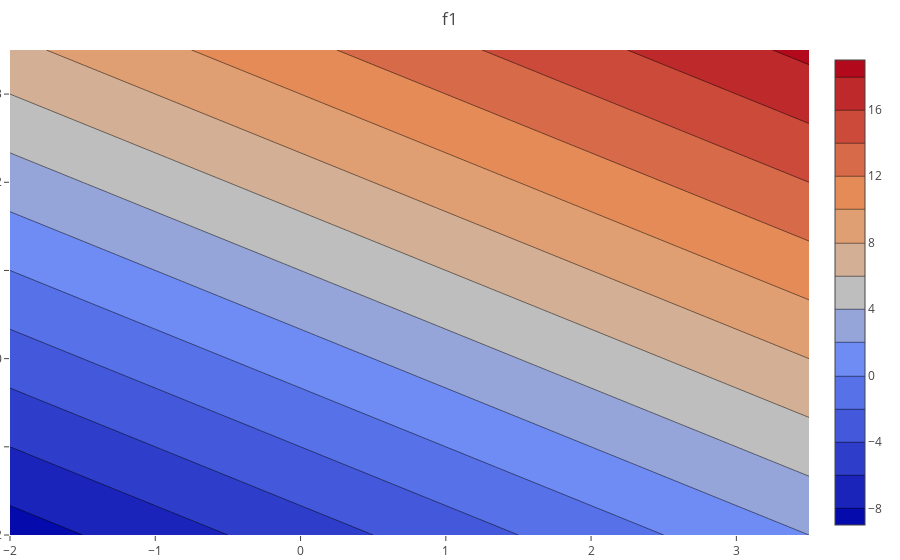
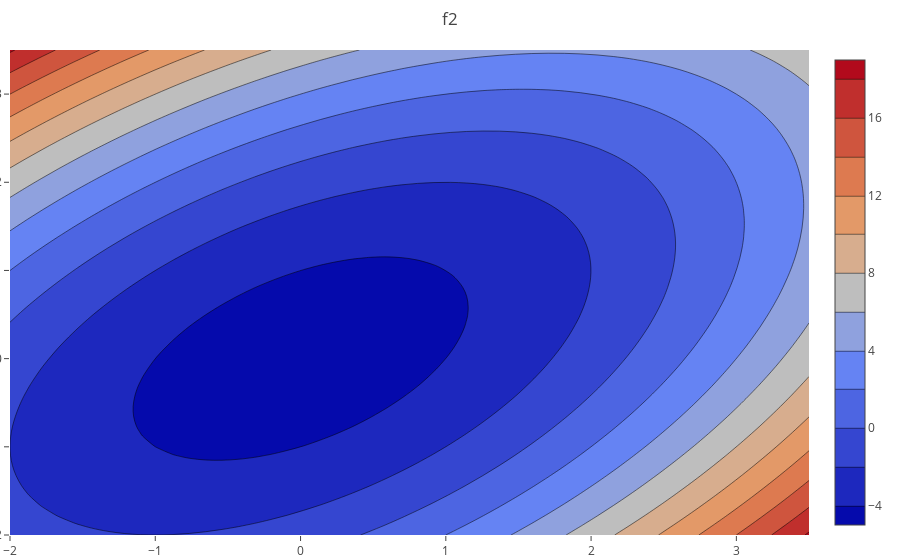
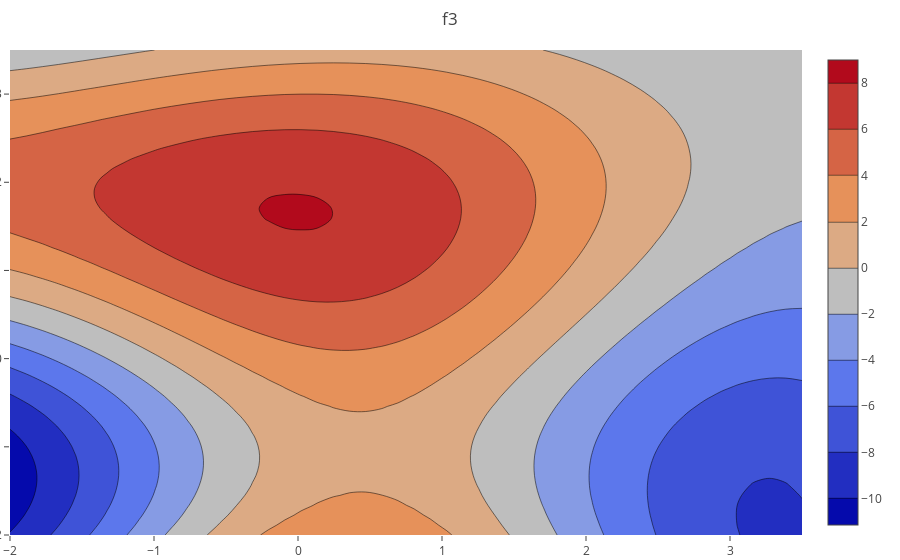

These figures' notebook cell, in order:
### Markdown cell above
## Q1.9

### a) ###
1. $ \nabla f_1 = \vect{2}{3} $
2. $ \nabla f_2 = \vect{2x - y}{2y - x} $
3. $ \nabla f_3 = \vect{cos(y - 5) - (y - 5)cos(x - 5)}{(5 - x)sin(y - 5) - sin(x - 5)} $

### b) ###
Contour plot for equation 1:

### Code cell
import numpy as np
import plotly.offline as py
import plotly.graph_objs as go
py.offline.init_notebook_mode(connected=True)

# Common function used for plotting.
def plot_f(f, filename='default-plot', title='default-plot', plot_contour=True):
    n_x, n_y = 50, 50
    x_1d, y_1d = np.linspace(-2, 3.5, n_x), np.linspace(-2, 3.5, n_y)
    x, y = np.meshgrid(x_1d, y_1d)
    layout = go.Layout(
        title=title,
        margin=go.layout.Margin(
            l=10,
            r=10,
            b=25,
            t=50
        )
    )
    if plot_contour:
        assert not isinstance(f, list)
        data = [go.Contour(z=f(x, y), x=x_1d, y=y_1d)]
    else:
        if not isinstance(f, list):
            f = [f]
        data = [go.Surface(z=func(x, y), x=x_1d, y=y_1d) for func in f]
    fig = go.Figure(data=data, layout=layout)
    py.iplot(fig, filename=filename)

# The 3 functions as defined in the problem.
def f1(x, y):
    return 2 * x + 3 * y + 1

def f2(x, y):
    return x ** 2 + y ** 2 - x * y - 5

def f3(x, y):
    return (x - 5) * np.cos(y - 5) - (y - 5) * np.sin(x - 5)

# Plot figures.
plot_f(f1, '1.9-b-f1', title='f1')
plot_f(f2, '1.9-b-f2', title='f2')
plot_f(f3, '1.9-b-f3', title='f3')

### Figure 1 — Plotly figure (JSON) as saved in the notebook; plotly's stock layout.template omitted (floating-point values rounded to 4 significant figures; data arrays with more than 128 entries replaced by an {"elided": "..."} marker saying what was removed)
{"data": [{"type": "contour", "uid": "4d75afb2-bd3d-11e8-8f8a-989096ca7eca", "x": [-2, -1.888, -1.776, -1.663, -1.551, -1.439, -1.327, -1.214, -1.102, -0.9898, -0.8776, -0.7653, -0.6531, -0.5408, -0.4286, -0.3163, -0.2041, -0.09184, 0.02041, 0.1327, 0.2449, 0.3571, 0.4694, 0.5816, 0.6939, 0.8061, 0.9184, 1.031, 1.143, 1.255, 1.367, 1.48, 1.592, 1.704, 1.816, 1.929, 2.041, 2.153, 2.265, 2.378, 2.49, 2.602, 2.714, 2.827, 2.939, 3.051, 3.163, 3.276, 3.388, 3.5], "y": [-2, -1.888, -1.776, -1.663, -1.551, -1.439, -1.327, -1.214, -1.102, -0.9898, -0.8776, -0.7653, -0.6531, -0.5408, -0.4286, -0.3163, -0.2041, -0.09184, 0.02041, 0.1327, 0.2449, 0.3571, 0.4694, 0.5816, 0.6939, 0.8061, 0.9184, 1.031, 1.143, 1.255, 1.367, 1.48, 1.592, 1.704, 1.816, 1.929, 2.041, 2.153, 2.265, 2.378, 2.49, 2.602, 2.714, 2.827, 2.939, 3.051, 3.163, 3.276, 3.388, 3.5], "z": {"elided": "50x50 float values"}}], "layout": {"margin": {"b": 25, "l": 10, "r": 10, "t": 50}, "title": "f1"}}

### Figure 2 — Plotly figure (JSON) as saved in the notebook; plotly's stock layout.template omitted (floating-point values rounded to 4 significant figures; data arrays with more than 128 entries replaced by an {"elided": "..."} marker saying what was removed)
{"data": [{"type": "contour", "uid": "4d75afb3-bd3d-11e8-8f8a-989096ca7eca", "x": [-2, -1.888, -1.776, -1.663, -1.551, -1.439, -1.327, -1.214, -1.102, -0.9898, -0.8776, -0.7653, -0.6531, -0.5408, -0.4286, -0.3163, -0.2041, -0.09184, 0.02041, 0.1327, 0.2449, 0.3571, 0.4694, 0.5816, 0.6939, 0.8061, 0.9184, 1.031, 1.143, 1.255, 1.367, 1.48, 1.592, 1.704, 1.816, 1.929, 2.041, 2.153, 2.265, 2.378, 2.49, 2.602, 2.714, 2.827, 2.939, 3.051, 3.163, 3.276, 3.388, 3.5], "y": [-2, -1.888, -1.776, -1.663, -1.551, -1.439, -1.327, -1.214, -1.102, -0.9898, -0.8776, -0.7653, -0.6531, -0.5408, -0.4286, -0.3163, -0.2041, -0.09184, 0.02041, 0.1327, 0.2449, 0.3571, 0.4694, 0.5816, 0.6939, 0.8061, 0.9184, 1.031, 1.143, 1.255, 1.367, 1.48, 1.592, 1.704, 1.816, 1.929, 2.041, 2.153, 2.265, 2.378, 2.49, 2.602, 2.714, 2.827, 2.939, 3.051, 3.163, 3.276, 3.388, 3.5], "z": {"elided": "50x50 float values"}}], "layout": {"margin": {"b": 25, "l": 10, "r": 10, "t": 50}, "title": "f2"}}

### Figure 3 — Plotly figure (JSON) as saved in the notebook; plotly's stock layout.template omitted (floating-point values rounded to 4 significant figures; data arrays with more than 128 entries replaced by an {"elided": "..."} marker saying what was removed)
{"data": [{"type": "contour", "uid": "4d75afb4-bd3d-11e8-8f8a-989096ca7eca", "x": [-2, -1.888, -1.776, -1.663, -1.551, -1.439, -1.327, -1.214, -1.102, -0.9898, -0.8776, -0.7653, -0.6531, -0.5408, -0.4286, -0.3163, -0.2041, -0.09184, 0.02041, 0.1327, 0.2449, 0.3571, 0.4694, 0.5816, 0.6939, 0.8061, 0.9184, 1.031, 1.143, 1.255, 1.367, 1.48, 1.592, 1.704, 1.816, 1.929, 2.041, 2.153, 2.265, 2.378, 2.49, 2.602, 2.714, 2.827, 2.939, 3.051, 3.163, 3.276, 3.388, 3.5], "y": [-2, -1.888, -1.776, -1.663, -1.551, -1.439, -1.327, -1.214, -1.102, -0.9898, -0.8776, -0.7653, -0.6531, -0.5408, -0.4286, -0.3163, -0.2041, -0.09184, 0.02041, 0.1327, 0.2449, 0.3571, 0.4694, 0.5816, 0.6939, 0.8061, 0.9184, 1.031, 1.143, 1.255, 1.367, 1.48, 1.592, 1.704, 1.816, 1.929, 2.041, 2.153, 2.265, 2.378, 2.49, 2.602, 2.714, 2.827, 2.939, 3.051, 3.163, 3.276, 3.388, 3.5], "z": {"elided": "50x50 float values"}}], "layout": {"margin": {"b": 25, "l": 10, "r": 10, "t": 50}, "title": "f3"}}
